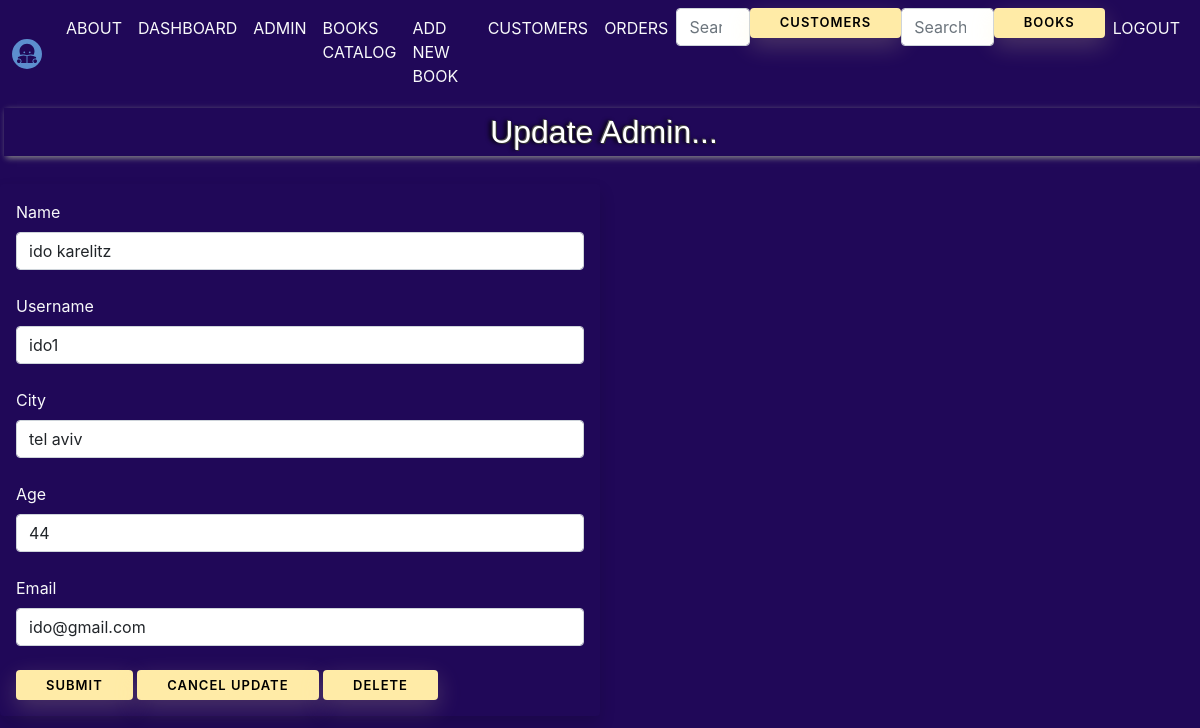
The app's page /update_admin/1 (signed in) with its own data.
### models.py (models this page shows, shortened)
class Admins(db.Model, UserMixin):
    id        = db.Column(db.Integer, primary_key=True)
    name      = db.Column(db.String(200), nullable=False)
    username   = db.Column(db.String(200), nullable=False, unique=True)
    city      = db.Column(db.String(200), nullable=False)
    age       = db.Column(db.String(10), nullable=False)
    email      = db.Column(db.String(200), nullable=False)
    date_added = db.Column(db.DateTime, default=datetime.datetime.utcnow)
    issue_admin = db.relationship("Orders", backref="adminer", lazy=True)
    password_hash= db.Column(db.String(128))
    @property
    def password(self):
       raise AttributeError("password is not a readable attribute")

### app.py (the view)
@app.route('/update_admin/<int:id>', methods=['GET','POST'])
@login_required
def Update_admin(id):
    form=CustomerForm()
    name_to_update=Admins.query.get_or_404(id)
    if request.method=="POST":
        name_to_update.name=request.form['name']
        name_to_update.username=request.form['username']
        name_to_update.city=request.form['city']
        name_to_update.age=request.form['age']
        name_to_update.email=request.form['email']
        try:
            db.session.commit()
            flash('Admin Updated Successfully!')
            our_books=Books.query.order_by(Books.id)
            our_admins=Admins.query.order_by(Admins.date_added)
            return render_template("dashboard.html", form=form, our_books=our_books, our_admins=our_admins )
        except:
            flash('Error! Try Again')
            return render_template ("update_admin.html", form=form, name_to_update=name_to_update, id=id )
    else:
        return render_template ("update_admin.html", form=form, name_to_update=name_to_update, id=id )

### forms.py
class CustomerForm(FlaskForm):
    name = StringField('Name', validators=[DataRequired()])
    username   = StringField('Username', validators=[DataRequired()])
    city = StringField('City', validators=[DataRequired()])
    age = StringField('Age', validators=[DataRequired()])
    email  = StringField('Email', validators=[DataRequired()])
    password_hash = PasswordField('Password', validators=[DataRequired(), EqualTo('password_hash2', message='Passwords Must Match!')])
    password_hash2 = PasswordField('Confirm Password', validators=[DataRequired()])
    submit = SubmitField('Submit')

class SearchForm(FlaskForm):
    searched = StringField("Searched")
    submit = SubmitField('Submit')

### app.py (called while the page is built)
@login_manager.user_loader
def load_admin(admin_id):
    return Admins.query.get(int(admin_id))

@app.context_processor
def base():
    form=SearchForm()
    return dict(form=form)

@app.context_processor
def base():
    form=Search2Form()
    return dict(form=form)

### templates/update_admin.html (shortened to what this page needs)
{% extends 'layout.html' %}
{% block body %}
{% if id == current_user.id %}
<h1>Update Admin...</h1>
<br />
<div class="w-50 shadow p-3 mb-5 bg-transparent rounded text-light">
	<form action="/update_admin/{{ name_to_update.id }}" method="POST">
		{{ form.name.label(class="form-label") }}
		{{ form.name(class="form-control", value=name_to_update.name) }}
		<br />
		{{ form.username.label(class="form-label") }}
		{{ form.username(class="form-control", value=name_to_update.username) }}
		<br />
		{{ form.city.label(class="form-label") }}
		{{ form.city(class="form-control", value=name_to_update.city) }}
		<br />
		{{ form.age.label(class="form-label") }}
		{{ form.age(class="form-control", value=name_to_update.age) }}
		<br />
		{{ form.email.label(class="form-label") }}
    	{{ form.email(class="form-control", value=name_to_update.email) }}
    	<br />
		{{ form.submit(class="btn btn-secondary") }}
		<a href="{{ url_for('dashboard') }}" class="btn btn-danger">Cancel Update</a>
		<a href="{{ url_for('customer.delete_admin', id=id) }}" class="btn btn-danger">Delete</a>
	</form>
</div>
{% endif %}
{% endblock %}

### static/css/style.css (style rules this page uses)
body { background-color: rgb(7, 7, 56); }
h1 { font-size: 32px; text-shadow: -1px -1px rgb(77, 77, 77), 1px 1px rgb(49, 49, 49), -3px 0 4px #000; font-family:Arial, Helvetica, sans-serif; color: rgb(255, 255, 255); padding:5px; font-weight:lighter; -moz-box-shadow: 2px 2px 6px #888; -webkit-box-shadow: 2px 2px 6px #888; box-shadow:2px 2px 6px #888; text-align:center; display:block; margin:4px; width: 100%; background-image:url(images/background-h1-wood.jpg); }
.btn { border-radius: 4px; height: 30px; font-size: 13px; font-weight: 600; text-transform: uppercase; -webkit-transition : all 200ms linear; transition: all 200ms linear; padding: 0 30px; letter-spacing: 1px; display: -webkit-inline-flex; display: -ms-inline-flexbox; display: inline-flex; -webkit-align-items: center; -moz-align-items: center; -ms-align-items: center; align-items: center; -webkit-justify-content: center; -moz-justify-content: center; -ms-justify-content: center; justify-content: center; -ms-flex-pack: center; text-align: center; border: none; background-color: #ffeba7; color: #000000; box-shadow: 0 8px 24px 0 rgba(255,235,167,.2); }
.btn:last-child { margin: 0; }
body { font-family: -apple-system, BlinkMacSystemFont, Segoe UI, Roboto, Open Sans, Ubuntu, Fira Sans, Helvetica Neue, sans-serif; font-size: 1rem; color: #222; background-color: #200858; margin: 0; }

### records on screen
Admins: name "ido karelitz", username "ido1", city "tel aviv", age "44", email "ido@gmail.com"
